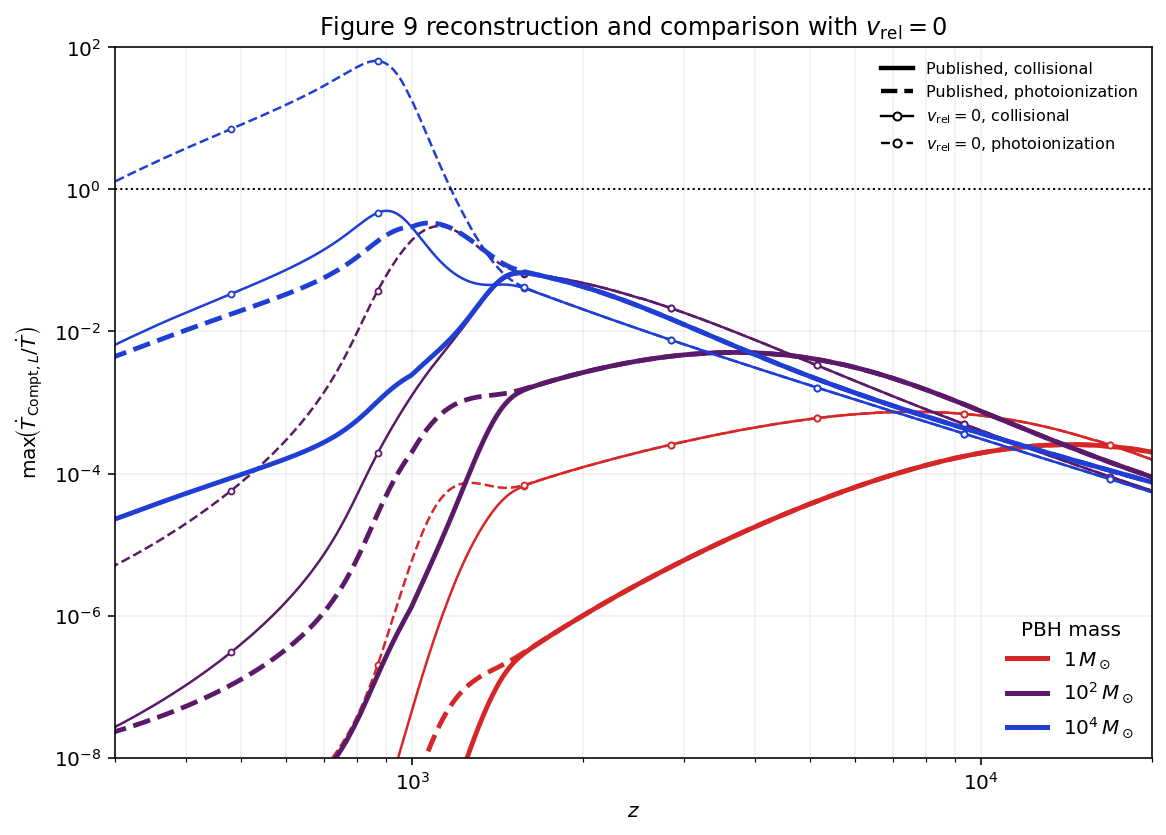

Write the Python code that produced this figure.
import io
import zipfile
from pathlib import Path

import matplotlib.pyplot as plt
import numpy as np
from matplotlib.lines import Line2D
from matplotlib.ticker import LogFormatterMathtext, LogLocator


ZIP_PATH = Path(__file__).resolve().parent / "HyRec_2017.zip"
PREFIX = "HyRec_2017/"


def load_dat_from_zip(zip_path: Path, member: str) -> np.ndarray:
    """Read a whitespace-delimited data file from the HyRec archive."""
    with zipfile.ZipFile(zip_path, "r") as archive:
        return np.loadtxt(io.BytesIO(archive.read(member)))


feedback_data = load_dat_from_zip(
    ZIP_PATH, PREFIX + "T_feedback.dat"
)
luminosity_data = load_dat_from_zip(
    ZIP_PATH, PREFIX + "L_pbh.dat"
)
beta_data = load_dat_from_zip(
    ZIP_PATH, PREFIX + "beta_pbh.dat"
)
gamma_data = load_dat_from_zip(
    ZIP_PATH, PREFIX + "gamma_pbh.dat"
)
velocity_data = load_dat_from_zip(
    ZIP_PATH, PREFIX + "velocities.dat"
)

z = feedback_data[:, 0]

# Reconstruct xe, Tgas, and the effective temperature used by the C code.
xe = 3670.0 * beta_data[:, 1] / gamma_data[:, 1] - 1.0
xe = np.clip(xe, 0.0, 1.0)

v_thermal = velocity_data[:, 2]
v_effective = velocity_data[:, 3]

Tgas = (v_thermal / 9.09e3) ** 2 / (1.0 + xe)
Teff_original = (v_effective / 9.09e3) ** 2 / (1.0 + xe)


def beta_pbh(M, z, xe, Teff):
    """Dimensionless Compton-drag parameter."""
    a = 1.0 / (1.0 + z)
    vB = 9.09e3 * np.sqrt((1.0 + xe) * Teff)
    tB = 1.33e26 * M / vB**3
    return 7.45e-24 * xe * tB / a**4


def gamma_pbh(M, z, xe, Teff):
    """Dimensionless Compton-cooling parameter."""
    return (
        3.67e3
        / (1.0 + xe)
        * beta_pbh(M, z, xe, Teff)
    )


def lambda_pbh(M, z, xe, Teff):
    """Dimensionless accretion eigenvalue."""
    beta = beta_pbh(M, z, xe, Teff)
    gamma = gamma_pbh(M, z, xe, Teff)

    lam_ricotti = (
        np.exp(4.5 / (3.0 + beta**0.75))
        / (np.sqrt(1.0 + beta) + 1.0) ** 2
    )

    lam_ad = 0.6**1.5 / 4.0
    lam_iso = np.exp(1.5) / 4.0

    lam_nodrag = lam_ad + (lam_iso - lam_ad) * (
        gamma**2 / (88.0 + gamma**2)
    ) ** 0.22

    return lam_ricotti * lam_nodrag / lam_iso


def Mdot_pbh(M, z, xe, Teff):
    """Mass-accretion rate in g/s."""
    vB = 9.09e3 * np.sqrt((1.0 + xe) * Teff)

    return (
        9.15e22
        * M**2
        * ((1.0 + z) / vB) ** 3
        * lambda_pbh(M, z, xe, Teff)
    )


def TS_over_me_pbh(M, z, xe, Teff, collisional):
    """Inner-flow temperature divided by m_e c^2."""
    gamma = gamma_pbh(M, z, xe, Teff)
    tau = 1.5 / (5.0 + gamma ** (2.0 / 3.0))

    YS = (
        2.0 / (1.0 + xe)
        * tau / 4.0
        * (1.0 - 2.5 * tau) ** (1.0 / 3.0)
        * 1836.0
    )

    if collisional:
        YS *= ((1.0 + xe) / 2.0) ** 8

    return YS / (1.0 + YS / 0.27) ** (1.0 / 3.0)


def eps_over_mdot_pbh(M, z, xe, Teff, collisional):
    """Radiative efficiency divided by dimensionless accretion rate."""
    X = TS_over_me_pbh(M, z, xe, Teff, collisional)

    Gff = np.empty_like(X)
    low = X < 1.0

    Gff[low] = (
        4.0 / np.pi
        * np.sqrt(2.0 / (np.pi * X[low]))
        * (1.0 + 5.5 * X[low] ** 1.25)
    )

    Gff[~low] = (
        13.5 / np.pi
        * (
            np.log(2.0 * X[~low] * 0.56146 + 0.08)
            + 4.0 / 3.0
        )
    )

    return X / 1836.0 / 137.0 * Gff


def L_pbh(M, z, xe, Teff, collisional):
    """PBH luminosity in erg/s."""
    Mdot = Mdot_pbh(M, z, xe, Teff)
    mdot = Mdot / (1.4e17 * M)

    efficiency = (
        mdot
        * eps_over_mdot_pbh(
            M, z, xe, Teff, collisional
        )
    )

    return efficiency * Mdot * 9.0e20


def L_Edd(M):
    """Eddington luminosity in erg/s."""
    return 1.26e38 * M


def c_code_prefactor(xe, Teff):
    """Numerical prefactor used in plots_pbhs.c."""
    return (
        np.sqrt(Teff / 1.21e-8) / 3.0e10
        * 0.067
        * xe / (1.0 + xe)
        * 1.1e13 / Teff
    )


def original_feedback(
    M,
    luminosity_ratio,
    z,
    xe,
    Teff,
):
    """Reconstruct the feedback quantity stored in T_feedback.dat."""
    gamma = gamma_pbh(M, z, xe, Teff)

    return (
        luminosity_ratio
        * c_code_prefactor(xe, Teff)
        * (1.0 + gamma ** (1.0 / 3.0))
    )


def zero_velocity_feedback(M, z, xe, Tgas, collisional):
    """Evaluate the same prescription at v_rel = 0."""
    luminosity_ratio = (
        L_pbh(M, z, xe, Tgas, collisional)
        / L_Edd(M)
    )

    gamma = gamma_pbh(M, z, xe, Tgas)

    return (
        luminosity_ratio
        * c_code_prefactor(xe, Tgas)
        * (1.0 + gamma ** (1.0 / 3.0))
    )


masses = [1.0, 1.0e2, 1.0e4]

column_map = {
    (1.0, True): 1,
    (1.0, False): 2,
    (1.0e2, True): 3,
    (1.0e2, False): 4,
    (1.0e4, True): 5,
    (1.0e4, False): 6,
}

print("\nRECONSTRUCTION CHECK AGAINST T_feedback.dat")

for M in masses:
    for collisional in (True, False):
        column = column_map[(M, collisional)]

        reconstructed = original_feedback(
            M,
            luminosity_data[:, column],
            z,
            xe,
            Teff_original,
        )

        published = feedback_data[:, column]

        relative_error = np.max(
            np.abs(reconstructed - published)
            / np.maximum(np.abs(published), 1e-300)
        )

        branch = (
            "collisional"
            if collisional
            else "photoionization"
        )

        print(
            f"M={M:g} M_sun, {branch:16s}: "
            f"maximum relative difference = "
            f"{relative_error:.3e}"
        )


mass_colors = {
    1.0: "#d62728",
    1.0e2: "#5b1a69",
    1.0e4: "#1f3fd4",
}

fig, ax = plt.subplots(figsize=(8.2, 5.9))

for M in masses:
    color = mass_colors[M]

    for collisional, linestyle in (
        (True, "-"),
        (False, "--"),
    ):
        column = column_map[(M, collisional)]

        published = feedback_data[:, column]
        zero_v = zero_velocity_feedback(
            M,
            z,
            xe,
            Tgas,
            collisional,
        )

        ax.loglog(
            z,
            published,
            color=color,
            linestyle=linestyle,
            linewidth=2.4,
        )

        ax.loglog(
            z,
            zero_v,
            color=color,
            linestyle=linestyle,
            linewidth=1.25,
            marker="o",
            markersize=3.0,
            markevery=65,
            markerfacecolor="white",
            markeredgewidth=0.9,
        )

        peak_index = int(np.argmax(zero_v))
        branch = "coll" if collisional else "photo"

        print(
            f"ZERO-v CHECK | M={M:g}, {branch:5s}: "
            f"peak={zero_v[peak_index]:.3e}, "
            f"z={z[peak_index]:.3e}"
        )


ax.axhline(
    1.0,
    color="black",
    linewidth=1.0,
    linestyle=":",
)

ax.set_xlim(3.0e2, 2.0e4)
ax.set_ylim(1.0e-8, 1.0e2)

ax.set_xlabel(r"$z$")
ax.set_ylabel(
    r"$\max\!\left(\dot T_{\mathrm{Compt},L}/\dot T\right)$"
)
ax.set_title(
    r"Figure 9 reconstruction and comparison with $v_{\rm rel}=0$"
)

ax.xaxis.set_major_locator(LogLocator(base=10.0))
ax.yaxis.set_major_locator(LogLocator(base=10.0))
ax.xaxis.set_major_formatter(LogFormatterMathtext(base=10.0))
ax.yaxis.set_major_formatter(LogFormatterMathtext(base=10.0))

ax.grid(True, which="both", alpha=0.20)

mass_handles = [
    Line2D(
        [0],
        [0],
        color=mass_colors[M],
        linewidth=2.5,
        label=(
            r"$1\,M_\odot$"
            if M == 1.0
            else (
                r"$10^2\,M_\odot$"
                if M == 1.0e2
                else r"$10^4\,M_\odot$"
            )
        ),
    )
    for M in masses
]

style_handles = [
    Line2D(
        [0],
        [0],
        color="black",
        linestyle="-",
        linewidth=2.2,
        label="Published, collisional",
    ),
    Line2D(
        [0],
        [0],
        color="black",
        linestyle="--",
        linewidth=2.2,
        label="Published, photoionization",
    ),
    Line2D(
        [0],
        [0],
        color="black",
        linestyle="-",
        marker="o",
        markerfacecolor="white",
        markersize=4,
        linewidth=1.2,
        label=r"$v_{\rm rel}=0$, collisional",
    ),
    Line2D(
        [0],
        [0],
        color="black",
        linestyle="--",
        marker="o",
        markerfacecolor="white",
        markersize=4,
        linewidth=1.2,
        label=r"$v_{\rm rel}=0$, photoionization",
    ),
]

mass_legend = ax.legend(
    handles=mass_handles,
    loc="lower right",
    frameon=False,
    title="PBH mass",
)
ax.add_artist(mass_legend)

ax.legend(
    handles=style_handles,
    loc="upper right",
    frameon=False,
    fontsize=8,
)

fig.tight_layout()

output_path = (
    Path(__file__).resolve().parent
    / "figure9_published_vs_zero_velocity.png"
)

fig.savefig(
    output_path,
    dpi=300,
    bbox_inches="tight",
)

plt.show()
